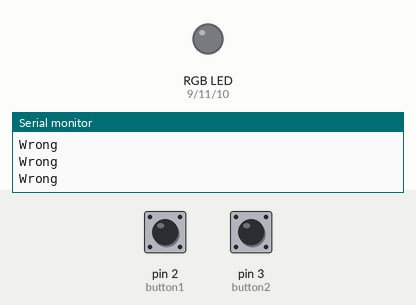
Simulated run of this sketch. Board: Arduino Uno, built with avr-gcc and run on an emulated ATmega328P. Parts: an RGB LED mixed from three pins (HIGH = lit), the last lines printed to the serial monitor. Dashed ring = blinking. The test bench sets the inputs (shaded band); at power-on: pin 2 (button1) LOW, pin 3 (button2) LOW.

Above: at 2.8 s.
2.9 s: pin 2 (button1) pulled HIGH for 1.2 s
At 3.6 s:
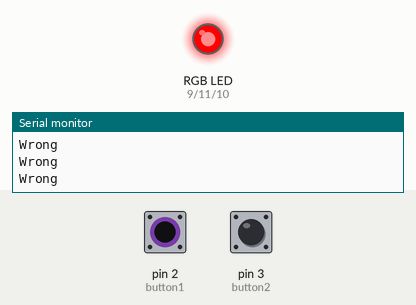
6.6 s: pin 3 (button2) pulled HIGH for 1.2 s
At 7.3 s:
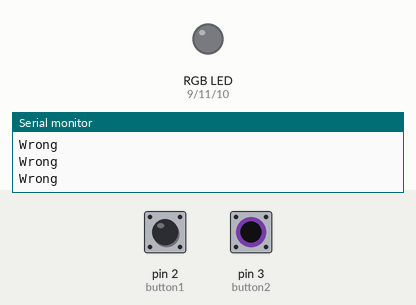
9.3 s: pin 2 (button1) pulled HIGH for 3.2 s
At 13.4 s:
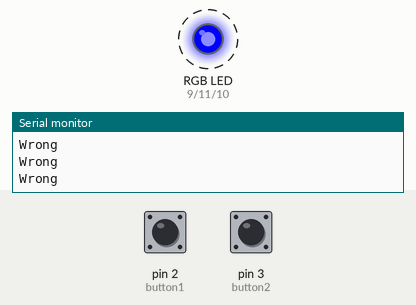
14.0 s: pin 3 (button2) pulled HIGH for 3.2 s
At 15.4 s:
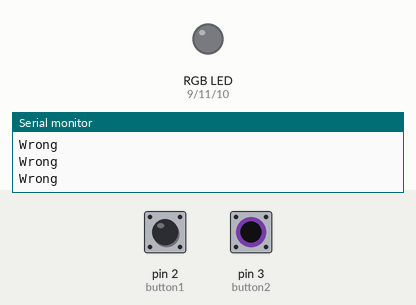
Timing chart, 0 to 17.0 s (numbered marks = the images above; inputs shaded):
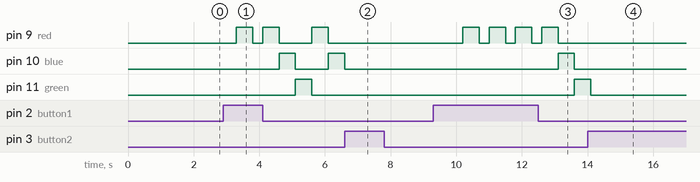

Measured:
- after the input at 2.9 s, pin 9 (red): goes HIGH 0.50 s, LOW 0.30 s, HIGH 0.50 s, LOW 1.0 s, HIGH 0.50 s, then LOW, starting after 0.40 s; pin 10 (blue): LOW → HIGH after 1.7 s, → LOW 0.50 s later, → HIGH 1.0 s later; pin 11 (green): LOW → HIGH after 2.2 s, → LOW 0.50 s later
- after the input at 6.6 s, pin 9 (red), pin 11 (green): stops changing and stays LOW; pin 10 (blue): goes on until 6.6 s, then stays LOW
- after the input at 9.3 s, pin 9 (red): alternates HIGH for 0.50 s and LOW for 0.30 s, starting after 0.90 s; pin 10 (blue): LOW → HIGH after 3.8 s, → LOW 0.50 s later; pin 11 (green): LOW → HIGH after 4.3 s
- after the input at 14.0 s, pin 9 (red), pin 10 (blue): stops changing and stays LOW; pin 11 (green): goes on until 14.1 s, then stays LOW

The sketch:

Code.ino
```cpp
// Name :- Kunjesh Kantilal Ramani (200515106)
// Date :- 15th June 2022
// Week :- Lab 5 LEVEL 3
// Description :- Using the RGB LED have button 1 turn on the RGB light, cycling through the three
// colours in repetition(ex:Red→ Green→ Blue → Red→ ect.) with a 500 msec delay. Then use
// the second button to shut off the lights. The light should shut off immediately after the current
// colour and not continue to cycle after the button is pressed.

int red = 9;     // Red Led
int blue = 10;   // Blue Led
int green = 11;  // Green Led
int button1 = 2; // Button 1 as the name suggest
int button2 = 3; // Button 2 as the name suggest
int start = 0;   // To start the process and keep track of the loop

void setup()
{
    Serial.begin(9600); // This is of no use, I have used it to check when the code is wrong
    pinMode(red, OUTPUT);
    pinMode(blue, OUTPUT);
    pinMode(green, OUTPUT);
    pinMode(button1, INPUT);
    pinMode(button2, INPUT);
}

void loop()
{
    // When the button 1 is pressed, do the following work like making start=1
    if (digitalRead(button1) == HIGH)
    {
        start = 1;
        delay(300);
    }

    // When the button 2 is pressed, do the following work like making start=0
    else if (digitalRead(button2) == HIGH)
    {
        start = 0;
        delay(300);
    }

    // Here we have used 3 if, else if, else if loop to change the color of the RGB LED
    if (start == 1)
    {
        digitalWrite(red, HIGH);
        delay(500);
        digitalWrite(red, LOW);
    }

    else if (start == 2)
    {
        digitalWrite(blue, HIGH);
        delay(500);
        digitalWrite(blue, LOW);
    }
    else if (start == 3)
    {
        digitalWrite(green, HIGH);
        delay(500);
        digitalWrite(green, LOW);
    }

    // Here I have used 3 if, else if, else if loops to continuously flash the LED until user pressed the button
    if (start == 1)
    {
        start = 2;
    }
    else if (start == 2)
    {
        start = 3;
    }
    else if (start == 3)
    {
        start = 1;
    }
    else
    {
        Serial.println("Wrong");
        delay(1000);
    }
}
```
